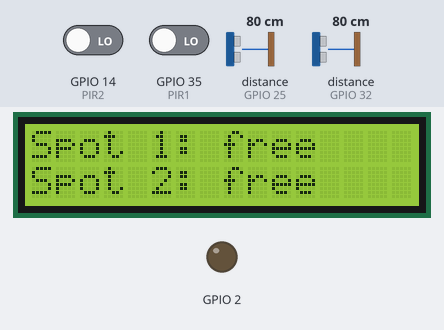
Recording of a sketch running on a simulated ESP32. Parts: 16×2 character LCD, output pins drawn as LEDs (lit = HIGH). The test bench sets the inputs (shaded band); at power-on: GPIO 14 (PIR2) LOW, GPIO 35 (PIR1) LOW, distance to the obstacle (sensors on GPIO 25, GPIO 32) 80 cm. The echo pulse lasts 58.3 µs per cm; WiFi joins after 1.5 s; servers stay silent unless stated; random numbers use the default seed unless the sketch sets one; no MQTT or app messages arrive unless stated; pins used as bus, display or sensor lines are not drawn; what the sketch prints to the serial monitor is not drawn.

Above: at 2.7 s.
2.8 s: GPIO 14 (PIR2) driven HIGH
At 4.6 s:
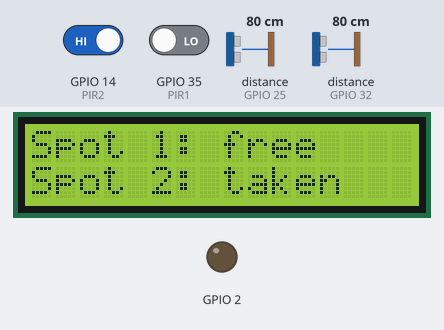
5.1 s: GPIO 35 (PIR1) driven HIGH
At 6.5 s:
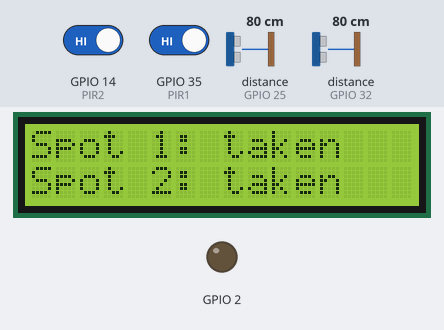
7.2 s: distance to the obstacle (sensor on GPIO 25) set to 98 cm
8.9 s: distance to the obstacle (sensor on GPIO 25) set to 106 cm
At 11.1 s:
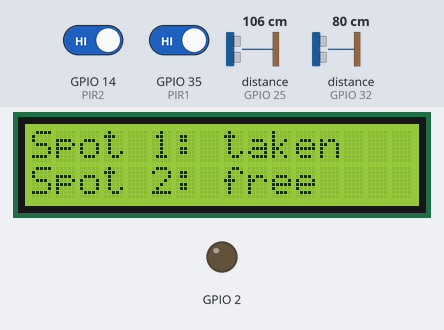
Timing chart, 0 to 12.6 s (numbered marks = the images above; inputs shaded):
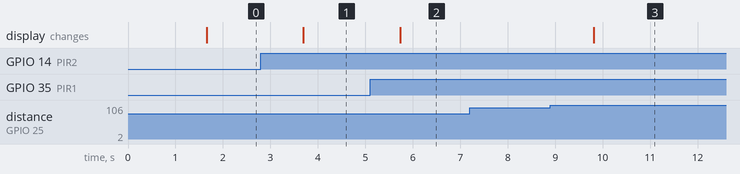

Measured:
- the behaviour switches between 100 and 101 cm on distance to the obstacle (sensor on GPIO 25) (found by bisection; images 2 and 3)
- after the input at 2.8 s, the display: changes after 0.89 s (image 1)
- after the input at 5.1 s, the display: changes after 0.63 s (image 2)
- after the input at 7.2 s, every drawn part: stays the same
- after the input at 8.9 s, the display: changes after 0.91 s (image 3)

The sketch:

sketch.ino
```cpp
#include <LiquidCrystal_I2C.h>
#include <WiFi.h>
#include <PubSubClient.h>
#include <WiFiClientSecure.h>
#include <Wire.h>
#include "cert.h" // Include the certificate file

// Pin Definitions
#define PIN_ECHO1 32
#define PIN_TRIG1 33
#define PIR1 35
#define PIN_ECHO2 25
#define PIN_TRIG2 26
#define PIR2 14

// Initialize LCD
LiquidCrystal_I2C lcd(0x27, 16, 2);

// Array to store parking states
int parking_states[2] = {0,0};

// Array to store motion sensor pins
int motion_sensors[2] = {PIR1, PIR2};

// WiFi credentials
const char* ssid = "Wokwi-GUEST";
const char* password = "";

// MQTT Broker settings
const char* mqtt_server = "af131d05d32a4261a4b276030065628f.s1.eu.hivemq.cloud";
const int mqtt_port = 8883;
const int sensor_number = 1;
const char* mqtt_client_id = "ESP8266Client-13412";

WiFiClientSecure espClient;
PubSubClient client(espClient);

const char* sensor_topic = "data/parking";
const char* hello_topic = "data/hello";

// Variable to track previous parking states
int prev_parking_states[2] = {0,0};

// Variable to track if LCD needs to be updated
bool lcd_needs_update = true;

// Function to set up WiFi connection
void setup_WiFi() {
  delay(10);
  Serial.println();
  Serial.print("Connecting to: ");
  Serial.println(ssid);
  WiFi.begin(ssid, password, 6);

  while(WiFi.status() != WL_CONNECTED) {
    delay(500);
    Serial.print(".");
  }

  Serial.println("WiFi is connected!");
  Serial.print("Local IP address is:");
  Serial.println(WiFi.localIP());
}

// Function to measure distance
int distance(int sensor_delay, int trig, int echo) {
  digitalWrite(trig, HIGH);
  delayMicroseconds(sensor_delay);
  digitalWrite(trig, LOW);
  int distance = pulseIn(echo, HIGH);
  distance = distance / 58;
  return distance;
}

// Function to detect motion
bool motion_detection(int pir) {
  bool motion;
  motion = digitalRead(pir) == HIGH ? true : false;
  return motion;
}

// Function to print parking states on LCD
void print_parking_state() {
  if (lcd_needs_update) {
    lcd.clear();
    lcd.setCursor(0, 0);
    parking_states[0] == 0 ? lcd.print("Spot 1: free") : lcd.print("Spot 1: taken");
    lcd.setCursor(0, 1);
    parking_states[1] == 0 ? lcd.print("Spot 2: free") : lcd.print("Spot 2: taken");
    lcd_needs_update = false;
  }
}

// Callback function for MQTT messages
void callback(char* topic, byte* payload, unsigned int length) {
  Serial.print("Message arrived [");
  Serial.print(topic);
  Serial.print("] ");

  for (int i = 0; i < length; i++) {
    Serial.print((char)payload[i]);
  }

  Serial.println();
}

// Function to handle MQTT reconnection
void reconnect() {
  while (!client.connected()) {
    Serial.print("Attempting MQTT connection...");
    String clientId = "ESP8266Client-";
    clientId += String(random(0xffff), HEX);

    if (client.connect(clientId.c_str(), mqtt_username, mqtt_password)) {
      Serial.println("Connected");
      client.subscribe(sensor_topic);
      client.publish(hello_topic, "Hello from ESP8266");
    } else {
      Serial.print("failed, rc=");
      Serial.print(client.state());
      Serial.println(" try again in 5 seconds");
      delay(5000);
    }
  }
}


void setup() {
  pinMode(2, OUTPUT);
  Serial.begin(115200);
  lcd.init();
  lcd.backlight();

  WiFi.mode(WIFI_STA);
  setup_WiFi();

  espClient.setCACert(root_ca);
  client.setServer(mqtt_server, mqtt_port);
  client.setCallback(callback);
  // Initialize sensor pin modes
  pinMode(PIN_ECHO1, INPUT); pinMode(PIN_ECHO2, INPUT);
  pinMode(PIN_TRIG1, OUTPUT); pinMode(PIN_TRIG2, OUTPUT);
  pinMode(PIR1, INPUT); pinMode(PIR2, INPUT);

  // Initialize previous parking states
  prev_parking_states[0] = parking_states[0];
  prev_parking_states[1] = parking_states[1];
}

void loop() {
  if (!client.connected()) {
    reconnect();
  }

  client.loop();

  // Check for state changes and publish MQTT messages accordingly
  for (int i = 0; i < 2; i++) {
    if (motion_detection(motion_sensors[i])) {
      if (distance(100, i == 0 ? PIN_TRIG1 : PIN_TRIG2, i == 0 ? PIN_ECHO1 : PIN_ECHO2) <= 100) {
        parking_states[i] = 1; // Update parking state
        // Publish MQTT message with JSON-like format
        if (prev_parking_states[i] == 0) {

          String message = "{\"clientid\": \"" + String(mqtt_client_id) + "\", \"spot\": \"" + String(i + 1) + "\", \"status\": \"taken\", \"sensor_number\": \"" + String(sensor_number) + "\"}";
          client.publish(sensor_topic, message.c_str());
          lcd_needs_update = true; // LCD needs update
        }
      } else {
        parking_states[i] = 0; // Update parking state
        // Publish MQTT message with JSON-like format
        if (prev_parking_states[i] == 1) {
          String message = "{\"clientid\": \"" + String(mqtt_client_id) + "\", \"spot\": \"" + String(i + 1) + "\", \"status\": \"free\", \"sensor_number\": \"" + String(sensor_number) + "\"}";
          client.publish(sensor_topic, message.c_str());
          lcd_needs_update = true; // LCD needs update
        }
      }
    }
    // Update previous parking states
    prev_parking_states[i] = parking_states[i];
  }

  // Update LCD if needed
  print_parking_state();
  delay(1000);
}
```

cert.h
```cpp
const char* mqtt_username = "iotfinalproject";
const char* mqtt_password = "Iiotfinalproject1";

static const char *root_ca PROGMEM = R"EOF(
-----BEGIN CERTIFICATE-----
MIIFazCCA1OgAwIBAgIRAIIQz7DSQONZRGPgu2OCiwAwDQYJKoZIhvcNAQELBQAw
TzELMAkGA1UEBhMCVVMxKTAnBgNVBAoTIEludGVybmV0IFNlY3VyaXR5IFJlc2Vh
cmNoIEdyb3VwMRUwEwYDVQQDEwxJU1JHIFJvb3QgWDEwHhcNMTUwNjA0MTEwNDM4
WhcNMzUwNjA0MTEwNDM4WjBPMQswCQYDVQQGEwJVUzEpMCcGA1UEChMgSW50ZXJu
ZXQgU2VjdXJpdHkgUmVzZWFyY2ggR3JvdXAxFTATBgNVBAMTDElTUkcgUm9vdCBY
MTCCAiIwDQYJKoZIhvcNAQEBBQADggIPADCCAgoCggIBAK3oJHP0FDfzm54rVygc
h77ct984kIxuPOZXoHj3dcKi/vVqbvYATyjb3miGbESTtrFj/RQSa78f0uoxmyF+
0TM8ukj13Xnfs7j/EvEhmkvBioZxaUpmZmyPfjxwv60pIgbz5MDmgK7iS4+3mX6U
A5/TR5d8mUgjU+g4rk8Kb4Mu0UlXjIB0ttov0DiNewNwIRt18jA8+o+u3dpjq+sW
T8KOEUt+zwvo/7V3LvSye0rgTBIlDHCNAymg4VMk7BPZ7hm/ELNKjD+Jo2FR3qyH
B5T0Y3HsLuJvW5iB4YlcNHlsdu87kGJ55tukmi8mxdAQ4Q7e2RCOFvu396j3x+UC
B5iPNgiV5+I3lg02dZ77DnKxHZu8A/lJBdiB3QW0KtZB6awBdpUKD9jf1b0SHzUv
KBds0pjBqAlkd25HN7rOrFleaJ1/ctaJxQZBKT5ZPt0m9STJEadao0xAH0ahmbWn
OlFuhjuefXKnEgV4We0+UXgVCwOPjdAvBbI+e0ocS3MFEvzG6uBQE3xDk3SzynTn
jh8BCNAw1FtxNrQHusEwMFxIt4I7mKZ9YIqioymCzLq9gwQbooMDQaHWBfEbwrbw
qHyGO0aoSCqI3Haadr8faqU9GY/rOPNk3sgrDQoo//fb4hVC1CLQJ13hef4Y53CI
rU7m2Ys6xt0nUW7/vGT1M0NPAgMBAAGjQjBAMA4GA1UdDwEB/wQEAwIBBjAPBgNV
HRMBAf8EBTADAQH/MB0GA1UdDgQWBBR5tFnme7bl5AFzgAiIyBpY9umbbjANBgkq
hkiG9w0BAQsFAAOCAgEAVR9YqbyyqFDQDLHYGmkgJykIrGF1XIpu+ILlaS/V9lZL
ubhzEFnTIZd+50xx+7LSYK05qAvqFyFWhfFQDlnrzuBZ6brJFe+GnY+EgPbk6ZGQ
3BebYhtF8GaV0nxvwuo77x/Py9auJ/GpsMiu/X1+mvoiBOv/2X/qkSsisRcOj/KK
NFtY2PwByVS5uCbMiogziUwthDyC3+6WVwW6LLv3xLfHTjuCvjHIInNzktHCgKQ5
ORAzI4JMPJ+GslWYHb4phowim57iaztXOoJwTdwJx4nLCgdNbOhdjsnvzqvHu7Ur
TkXWStAmzOVyyghqpZXjFaH3pO3JLF+l+/+sKAIuvtd7u+Nxe5AW0wdeRlN8NwdC
jNPElpzVmbUq4JUagEiuTDkHzsxHpFKVK7q4+63SM1N95R1NbdWhscdCb+ZAJzVc
oyi3B43njTOQ5yOf+1CceWxG1bQVs5ZufpsMljq4Ui0/1lvh+wjChP4kqKOJ2qxq
4RgqsahDYVvTH9w7jXbyLeiNdd8XM2w9U/t7y0Ff/9yi0GE44Za4rF2LN9d11TPA
mRGunUHBcnWEvgJBQl9nJEiU0Zsnvgc/ubhPgXRR4Xq37Z0j4r7g1SgEEzwxA57d
emyPxgcYxn/eR44/KJ4EBs+lVDR3veyJm+kXQ99b21/+jh5Xos1AnX5iItreGCc=
-----END CERTIFICATE-----
)EOF";
```
